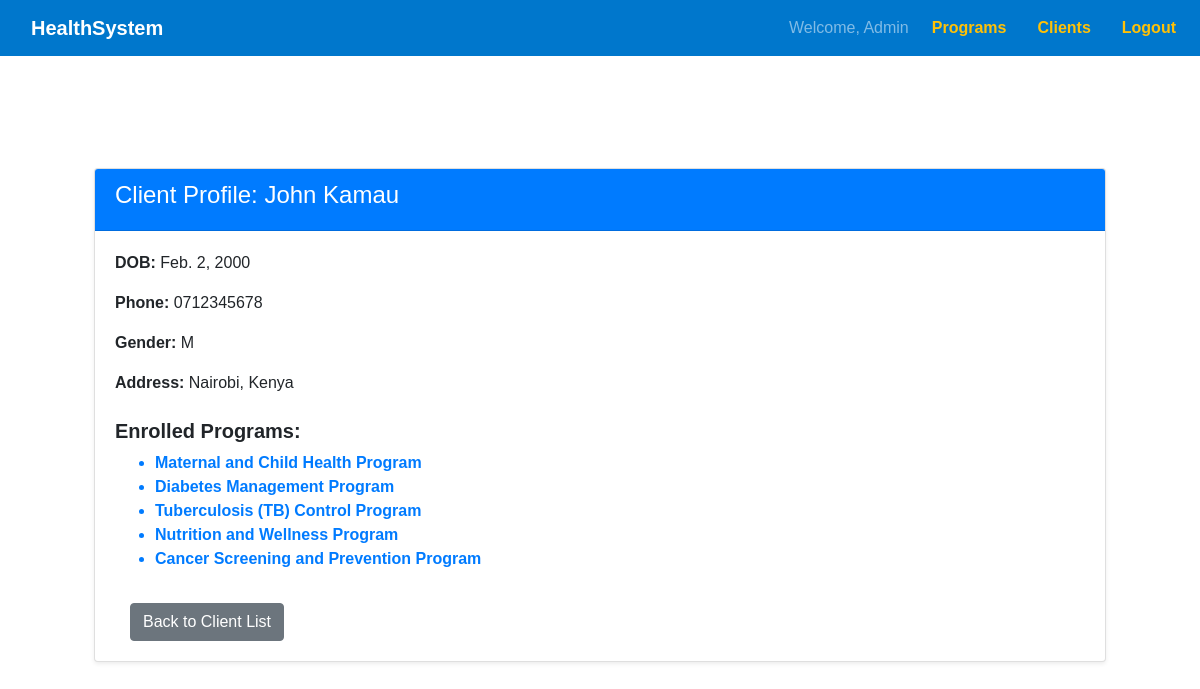
Screenshot of /clients/profile/4/ (signed in) with the database file from the repository.
### health/models.py (models this page shows, shortened)
class Client(models.Model):
    first_name = models.CharField(max_length=100)
    last_name = models.CharField(max_length=100)
    date_of_birth = models.DateField()
    gender_choices = [('M', 'Male'), ('F', 'Female'), ('O', 'Other')]
    gender = models.CharField(max_length=1, choices=gender_choices)
    contact_number = models.CharField(max_length=15, blank=True)
    address = models.TextField(blank=True)
    created_at = models.DateTimeField(auto_now_add=True)
    enrolled_programs = models.ManyToManyField(HealthProgram, blank=True)

class HealthProgram(models.Model):
    name = models.CharField(max_length=100, unique=True)
    description = models.TextField(blank=True)
    created_at = models.DateTimeField(auto_now_add=True)

### health/views.py (the view)
# urls.py: path('clients/profile/<int:client_id>/', views.client_profile, name='client_profile'),
@login_required
def client_profile(request, client_id):
    client = get_object_or_404(Client, id=client_id)
    return render(request, 'client_profile.html', {'client': client})

### health/templates/client_profile.html
{% extends 'base.html' %}
{% block content %}
<div class="container mt-5">
    <div class="card shadow-sm">
        <div class="card-header bg-primary text-white">
            <h4>Client Profile: {{ client.first_name }} {{ client.last_name }}</h4>
        </div>
        <div class="card-body">
            <p><strong>DOB:</strong> {{ client.date_of_birth }}</p>
            <p><strong>Phone:</strong> {{ client.contact_number }}</p>
            <p><strong>Gender:</strong> {{ client.gender }}</p>
            <p><strong>Address:</strong> {{ client.address }}</p>
            <h5 class="mt-4"><strong>Enrolled Programs:</strong></h5>
            <ul>
                {% for program in client.enrolled_programs.all %}
                    <li class="text-primary"><b>{{ program.name }}</b></li>
                {% empty %}
                    <li class="text-danger"><b>This client is not enrolled in any programs.</b></li>
                {% endfor %}
            </ul>
            <a href="{% url 'client_list' %}" class="btn btn-secondary mt-3">Back to Client List</a>
        </div>
    </div>
</div>
{% endblock %}

### health/templates/base.html (shortened to what this page needs)
<!DOCTYPE html>
<html lang="en">
<head>
    <link href="https://stackpath.bootstrapcdn.com/bootstrap/4.5.2/css/bootstrap.min.css" rel="stylesheet">
    <link href="https://cdnjs.cloudflare.com/ajax/libs/font-awesome/6.4.2/css/all.min.css" rel="stylesheet">
</head>
<body>
    <nav class="navbar navbar-expand-lg navbar-dark">
        <a class="navbar-brand" href="#">HealthSystem</a>
        <div class="collapse navbar-collapse" id="navbarNav">
            <ul class="navbar-nav ml-auto">
                {% if user.is_authenticated %}
                    <li class="nav-item">
                        <span class="navbar-text">Welcome, {{ user.username|title }}</span>
                    </li>
                    <li class="nav-item">
                        <a class="nav-link text-warning" href="{% url 'program_list' %}">Programs</a>
                    </li>
                    <li class="nav-item">
                        <a class="nav-link text-warning" href="{% url "client_list" %}">Clients</a>
                    </li>
                    <li class="nav-item">
                        <a class="nav-link text-warning" href="{% url 'logout' %}">Logout</a>
                    </li>
                {% else %}
                    <li class="nav-item">
                        <a class="nav-link text-warning" href="{% url 'login' %}">Login</a>
                    </li>
                {% endif %}
            </ul>
        </div>
    </nav>
    <div class="container">
        {% block content %}{% endblock %}
    </div>
</body>
</html>

### health/templates/base.html (style rules this page uses)
body { font-family: Arial, sans-serif; margin: 0; }
.navbar { background-color: #0077cc; }
a { color: white; margin-left: 15px; text-decoration: none; font-weight: bold; }
.container { padding: 2em; }

### rows the page displays
Client: first_name "John", last_name "Kamau", date_of_birth "Feb. 2, 2000", contact_number "0712345678", gender "M", address "Nairobi, Kenya"
HealthProgram: name "Maternal and Child Health Program"
HealthProgram: name "Diabetes Management Program"
HealthProgram: name "Tuberculosis (TB) Control Program"
HealthProgram: name "Nutrition and Wellness Program"
HealthProgram: name "Cancer Screening and Prevention Program"

### other values shown
{{ user.username|title }} "Admin"
